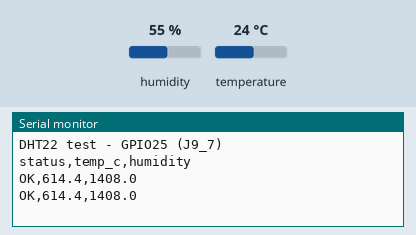
Bench run of a sketch on a simulated ESP32. On the bench: the last lines printed to the serial monitor. Wiring (inferred from the names in the program): DHT11 sensor: data GPIO 25. The test bench sets the inputs (shaded band); at power-on: humidity 55 %, temperature 24 °C.

Above: at 3.3 s.
3.4 s: humidity set to 22 %
At 5.9 s:
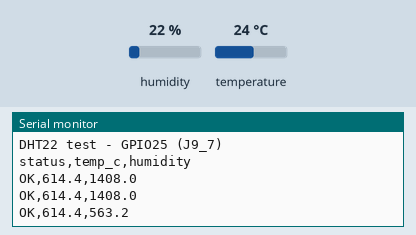
6.7 s: temperature set to 12 °C
At 8.0 s:
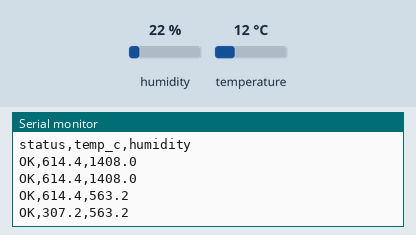
10.0 s: humidity set to 40 %
At 11.3 s:
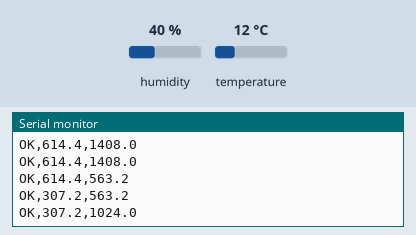
Timing chart, 0 to 13.0 s (numbered marks = the images above; inputs shaded):
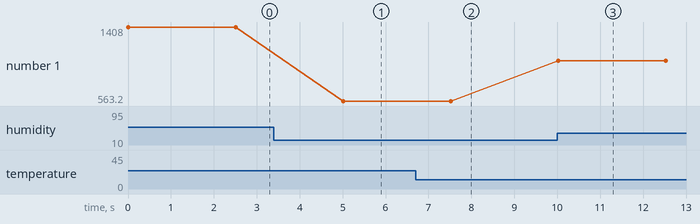

The sketch:

05_dht22_test.ino
```cpp
/*
  VEGA Sentinel bring-up 5/7 - DHT22 read
  Board: VEGA ARIES v2.0 (ARIES v2), Serial Monitor 115200.

  WIRING:
    DHT22 VCC  -> 3.3V
    DHT22 GND  -> GND
    DHT22 DATA -> GPIO25 (J9_7)
    10k pull-up resistor between DATA and 3.3V (omit only if your module
    board already carries one - inspect it).

  IMPORTANT BSP quirk: pinMode() on this core only honors INPUT(0) and
  OUTPUT(1). INPUT_PULLUP(0x2) is silently ignored - there is no internal
  pull-up. An external 10k pull-up on DATA is effectively mandatory.

  This is a self-contained one-wire protocol driver (no library needed):
  MCU pulls line low 1-2 ms, releases, DHT answers with 40 bits
  (16 humidity, 16 temperature, 8 checksum). Pulses are timed with
  micros(); tolerance is generous because we only classify short vs long
  high pulses around a ~50 us midpoint.

  DHT22 constraints: >= 2 s between reads, 0.1C resolution, checksum
  verified. DHT11 would give different byte layout (8.8 integers).

  Pass criteria: temperature tracks room temperature, humidity is
  plausible, checksum errors are rare.
*/

const uint8_t DHT_PIN = 25;   // J9_7

void setup() {
  Serial.begin(115200);
  Serial.println("DHT22 test - GPIO25 (J9_7)");
  Serial.println("status,temp_c,humidity");
}

void loop() {
  float t, h;
  int rc = dht22Read(t, h);
  if (rc == 0) {
    Serial.print("OK,");
    Serial.print(t, 1);
    Serial.print(",");
    Serial.println(h, 1);
  } else {
    Serial.print("ERR_");
    Serial.print(rc);
    Serial.println(",,");
  }
  delay(2500);   // DHT22 needs >= 2 s between reads
}

// Returns 0 on success; error codes: 1 no response, 2 timeout,
// 3 bad bit, 4 checksum mismatch.
int dht22Read(float &tempOut, float &humOut) {
  uint8_t data[5] = {0, 0, 0, 0, 0};

  // Start pulse: output-low 1.2 ms then release
  pinMode(DHT_PIN, OUTPUT);
  digitalWrite(DHT_PIN, LOW);
  delayMicroseconds(1200);
  pinMode(DHT_PIN, INPUT);      // external 10k pulls line high
  delayMicroseconds(30);

  // Sensor response: ~80us low, ~80us high
  if (waitLevel(DHT_PIN, HIGH, 100)) return 1;
  if (waitLevel(DHT_PIN, LOW, 100)) return 1;

  // 40 data bits: ~50us low then high of 26-28us (0) or ~70us (1)
  for (uint8_t i = 0; i < 40; i++) {
    if (waitLevel(DHT_PIN, HIGH, 80)) return 2;
    uint32_t t0 = micros();
    if (waitLevel(DHT_PIN, LOW, 100)) return 2;
    uint32_t highLen = micros() - t0;
    if (highLen > 1000) return 3;
    data[i / 8] <<= 1;
    if (highLen > 50) data[i / 8] |= 1;
  }

  uint8_t sum = data[0] + data[1] + data[2] + data[3];
  if (sum != data[4]) return 4;

  humOut  = ((data[0] << 8) | data[1]) * 0.1f;
  int16_t rawT = (data[2] << 8) | data[3];
  tempOut = (rawT & 0x8000) ? -(rawT & 0x7FFF) * 0.1f : rawT * 0.1f;
  return 0;
}

// Waits until pin reaches 'level' or 'timeoutUs' elapse.
// Returns 0 if level seen, 1 on timeout.
uint8_t waitLevel(uint8_t pin, uint8_t level, uint32_t timeoutUs) {
  uint32_t start = micros();
  while (digitalRead(pin) != level) {
    if (micros() - start > timeoutUs) return 1;
  }
  return 0;
}
```

Measured:
- after the input at 3.4 s, the serial monitor: prints a new line after 1.6 s (image 1)
- after the input at 6.7 s, the serial monitor: prints a new line after 0.82 s (image 2)
- after the input at 10.0 s, the serial monitor: prints a new line at once (image 3)
- plotted number 1: 1408 → 563.2 after the input at 3.4 s, 563.2 → 1024 after the input at 10.0 s
